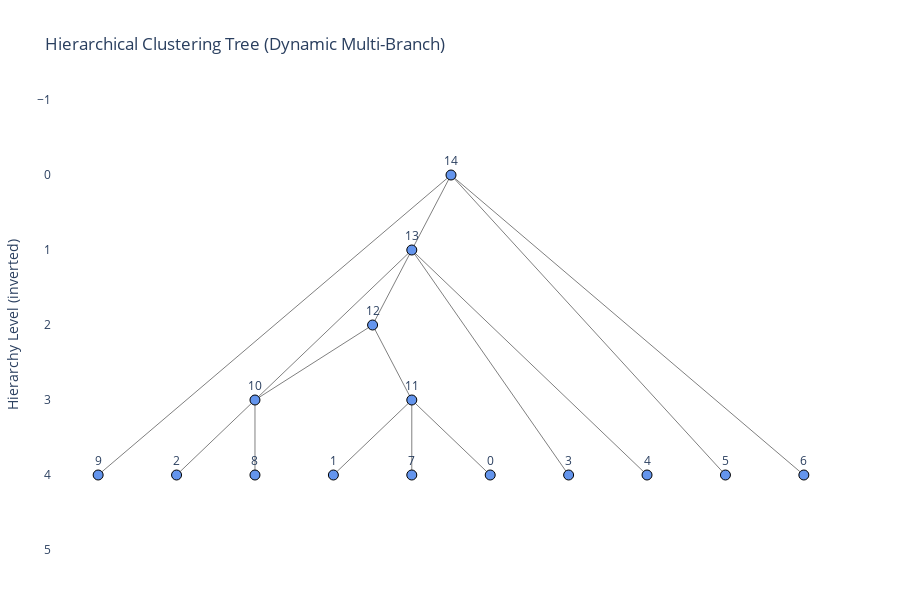

This figure's notebook cell:
### Code cell
child = model_2.nodes[0]
parent = model_2.nodes[11]
shape_2.graft(child, parent)
model_2.visualize_tree(save_plot=False)

### Figure 1 — Plotly figure (JSON) as saved in the notebook; plotly's stock layout.template omitted (floating-point values rounded to 4 significant figures)
{"data": [{"hoverinfo": "none", "line": {"color": "gray", "width": 1}, "mode": "lines", "x": [2.0, 2, null, 4.0, 3, null, 4.0, 4, null, 4.0, 5, null, 3.5, 2.0, null, 3.5, 4.0, null, 4.0, 1, null, 4.0, 3.5, null, 4.0, 6, null, 4.0, 7, null, 4.5, 0, null, 4.5, 4.0, null, 4.5, 8, null, 4.5, 9, null], "y": [3, 4, null, 3, 4, null, 3, 4, null, 3, 4, null, 2, 3, null, 2, 3, null, 1, 4, null, 1, 2, null, 1, 4, null, 1, 4, null, 0, 4, null, 0, 1, null, 0, 4, null, 0, 4, null], "type": "scatter"}, {"hoverinfo": "text", "hovertext": ["ID: 9<br>Level: 0<br>Samples: 7730", "ID: 2<br>Level: 0<br>Samples: 6284", "ID: 8<br>Level: 0<br>Samples: 3128", "ID: 10<br>Level: 1<br>Samples: 3128", "ID: 1<br>Level: 0<br>Samples: 4191", "ID: 7<br>Level: 0<br>Samples: 1594", "ID: 0<br>Level: 0<br>Samples: 5301", "ID: 11<br>Level: 1<br>Samples: 11086", "ID: 12<br>Level: 2<br>Samples: 14214", "ID: 3<br>Level: 0<br>Samples: 3951", "ID: 4<br>Level: 0<br>Samples: 3774", "ID: 13<br>Level: 3<br>Samples: 28223", "ID: 5<br>Level: 0<br>Samples: 3793", "ID: 6<br>Level: 0<br>Samples: 8237", "ID: 14<br>Level: 4<br>Samples: 47983"], "marker": {"color": "cornflowerblue", "line": {"color": "black", "width": 1}, "size": 10}, "mode": "markers+text", "text": ["9", "2", "8", "10", "1", "7", "0", "11", "12", "3", "4", "13", "5", "6", "14"], "textposition": "top center", "x": [0, 1, 2, 2.0, 3, 4, 5, 4.0, 3.5, 6, 7, 4.0, 8, 9, 4.5], "y": [4, 4, 4, 3, 4, 4, 4, 3, 2, 4, 4, 1, 4, 4, 0], "type": "scatter"}], "layout": {"xaxis": {"showticklabels": false, "showgrid": false, "zeroline": false}, "yaxis": {"title": {"text": "Hierarchy Level (inverted)"}, "showgrid": false, "zeroline": false, "range": [5, -1]}, "margin": {"t": 100, "b": 50, "l": 50, "r": 50}, "title": {"text": "Hierarchical Clustering Tree (Dynamic Multi-Branch)"}, "showlegend": false, "plot_bgcolor": "white", "hovermode": "closest", "height": 600}}
